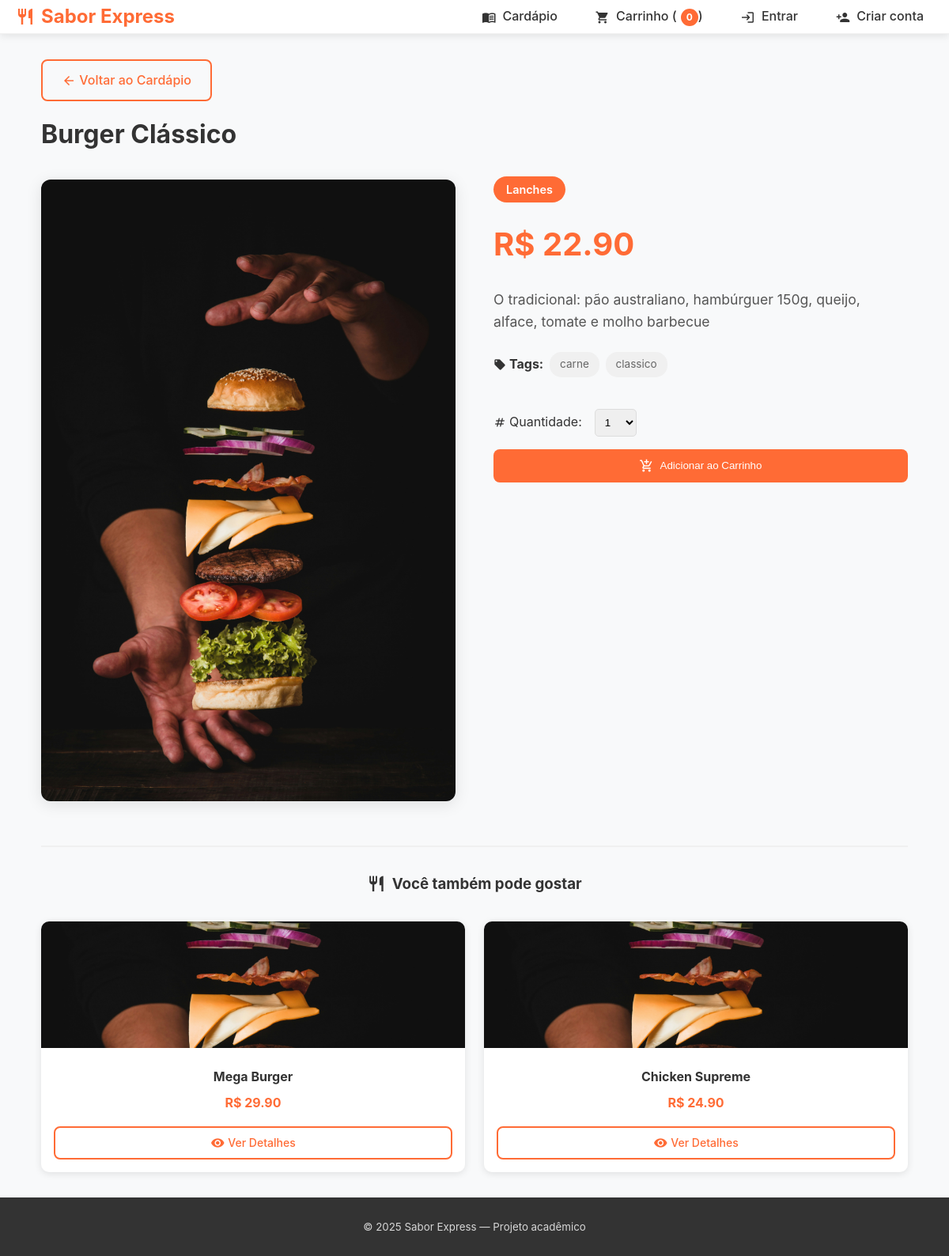
The page /produto/3 on the database its author committed.
### models.py (models this page shows, shortened)
class Produto(db.Model):
    id = db.Column(db.Integer, primary_key=True)
    nome = db.Column(db.String(100), nullable=False)
    descricao = db.Column(db.Text)
    preco = db.Column(db.Float, nullable=False)
    imagem = db.Column(db.String(200))
    categoria_id = db.Column(db.Integer, db.ForeignKey('categoria.id'), nullable=False)
    destaque = db.Column(db.Boolean, default=False)
    tags = db.Column(db.String(200))
    ativo = db.Column(db.Boolean, default=True)
    categoria = db.relationship('Categoria', backref=db.backref('produtos', lazy=True))

class Categoria(db.Model):
    id = db.Column(db.Integer, primary_key=True)
    nome = db.Column(db.String(50), unique=True, nullable=False)
    descricao = db.Column(db.String(200))

### routes/main.py (the view)
@main_bp.route('/produto/<int:produto_id>')
def produto_detalhe(produto_id):
    produto = Produto.query.get_or_404(produto_id)
    relacionados = Produto.query.filter(
        Produto.categoria_id == produto.categoria_id,
        Produto.id != produto.id,
        Produto.ativo == True
    ).limit(4).all()
    return render_template('produto_detalhe.html',
                         produto=produto,
                         relacionados=relacionados)

### templates/produto_detalhe.html (shortened to what this page needs)
{% extends "base.html" %}
{% block content %}
<div class="produto-detalhe-container">
    <div class="produto-header">
        <a href="{{ url_for('main.cardapio') }}" class="btn btn-outline">
            <span class="material-icons">arrow_back</span> Voltar ao Cardápio
        </a>
        <h1>{{ produto.nome }}</h1>
    </div>
    <div class="produto-content">
        <div class="produto-imagem">
            <img src="{{ url_for('static', filename='img/produtos/' + produto.imagem) }}"
                 alt="{{ produto.nome }}"
                 onerror="this.src='{{ url_for('static', filename='img/produtos/default.jpg') }}'">
        </div>
        <div class="produto-info">
            <div class="produto-categoria">
                <span class="categoria-badge">{{ produto.categoria.nome }}</span>
            </div>
            <h2 class="produto-preco">R$ {{ "%.2f"|format(produto.preco) }}</h2>
            <div class="produto-descricao">
                <p>{{ produto.descricao }}</p>
            </div>
            {% if produto.tags %}
            <div class="produto-tags">
                <strong><span class="material-icons">local_offer</span> Tags:</strong>
                {% for tag in produto.tags.split(',') %}
                <span class="tag">{{ tag.strip() }}</span>
                {% endfor %}
            </div>
            {% endif %}
            <form action="{{ url_for('main.adicionar_carrinho', produto_id=produto.id) }}" method="GET" class="produto-actions">
                <div class="quantidade-selector">
                    <label for="quantidade">
                        <span class="material-icons">numbers</span> Quantidade:
                    </label>
                    <select name="quantidade" id="quantidade">
                        {% for i in range(1, 11) %}
                        <option value="{{ i }}">{{ i }}</option>
                        {% endfor %}
                    </select>
                </div>
                <button type="submit" class="btn btn-primary btn-lg">
                    <span class="material-icons">add_shopping_cart</span> Adicionar ao Carrinho
                </button>
            </form>
        </div>
    </div>
    {% if relacionados %}
    <div class="produtos-relacionados">
        <h3><span class="material-icons">restaurant</span> Você também pode gostar</h3>
        <div class="relacionados-grid">
            {% for rel in relacionados %}
            <div class="produto-card-relacionado">
                <img src="{{ url_for('static', filename='img/produtos/' + rel.imagem) }}"
                     alt="{{ rel.nome }}"
                     onerror="this.src='{{ url_for('static', filename='img/produtos/default.jpg') }}'">
                <div class="produto-info-relacionado">
                    <h4>{{ rel.nome }}</h4>
                    <p class="preco">R$ {{ "%.2f"|format(rel.preco) }}</p>
                    <a href="{{ url_for('main.produto_detalhe', produto_id=rel.id) }}" class="btn btn-outline btn-sm">
                        <span class="material-icons">visibility</span> Ver Detalhes
                    </a>
                </div>
            </div>
            {% endfor %}
        </div>
    </div>
    {% endif %}
</div>
{% endblock %}

### static/css/site.css (style rules this page uses)
:root { --primary-color: #ff6b35; --primary-dark: #e55a2b; --primary-light: #ff8c5a; --secondary-color: #333333; --secondary-light: #555555; --accent-color: #4a90e2; --text-color: #333333; --text-light: #666666; --text-lighter: #888888; --bg-white: #ffffff; --bg-light: #f8f9fa; --bg-lighter: #f0f2f5; --border-color: #e0e0e0; --border-light: #f0f0f0; --success-color: #28a745; --success-light: #d4edda; --error-color: #dc3545; --error-light: #f8d7da; --warning-color: #ffc107; --border-radius: 8px; --border-radius-sm: 4px; --border-radius-lg: 12px; --shadow: 0 2px 10px rgba(0, 0, 0, 0.1); --shadow-md: 0 4px 15px rgba(0, 0, 0, 0.1); --shadow-lg: 0 8px 25px rgba(0, 0, 0, 0.15); --transition: all 0.3s ease; }
* { margin: 0; padding: 0; box-sizing: border-box; }
body { font-family: 'Inter', -apple-system, BlinkMacSystemFont, 'Segoe UI', Roboto, Oxygen, Ubuntu, Cantarell, sans-serif; line-height: 1.6; color: var(--text-color); background-color: var(--bg-light); min-height: 100vh; display: flex; flex-direction: column; }
.btn { display: inline-block; padding: 0.75rem 1.5rem; background: var(--primary-color); color: white; border: none; border-radius: var(--border-radius); font-weight: 500; text-decoration: none; cursor: pointer; transition: var(--transition); text-align: center; }
.btn-primary { background: var(--primary-color); }
.btn-outline { background: transparent; border: 2px solid var(--primary-color); color: var(--primary-color); }
.btn-sm { padding: 0.5rem 1rem; font-size: 0.875rem; }
.material-icons { font-size: inherit; vertical-align: middle; }
h1 .material-icons, h2 .material-icons, h3 .material-icons { font-size: 1.25em; }
.btn .material-icons { font-size: 1.125rem; }

### templates/produto_detalhe.html (style rules this page uses)
.produto-detalhe-container { max-width: 1200px; margin: 0 auto; padding: 2rem; }
.produto-header { margin-bottom: 2rem; }
.produto-header h1 { color: #333; margin-top: 1rem; }
.produto-content { display: grid; grid-template-columns: 1fr 1fr; gap: 3rem; margin-bottom: 3rem; }
.produto-imagem img { width: 100%; border-radius: 12px; box-shadow: 0 4px 20px rgba(0,0,0,0.1); }
.produto-info { display: flex; flex-direction: column; gap: 1.5rem; }
.categoria-badge { background: #ff6b35; color: white; padding: 0.5rem 1rem; border-radius: 20px; font-size: 0.9rem; font-weight: 600; }
.produto-preco { font-size: 2.5rem; color: #ff6b35; font-weight: 700; margin: 0; }
.produto-descricao { font-size: 1.1rem; line-height: 1.6; color: #555; }
.produto-tags { display: flex; flex-wrap: wrap; gap: 0.5rem; align-items: center; }
.produto-tags strong { display: flex; align-items: center; gap: 0.25rem; }
.tag { background: #f0f0f0; padding: 0.3rem 0.8rem; border-radius: 15px; font-size: 0.85rem; color: #666; }
.quantidade-selector { display: flex; align-items: center; gap: 1rem; }
.quantidade-selector label { display: flex; align-items: center; gap: 0.25rem; }
.quantidade-selector select { padding: 0.5rem; border: 1px solid #ddd; border-radius: 5px; }
.produto-actions { display: flex; flex-direction: column; gap: 1rem; margin-top: 1rem; }
.produto-actions .btn { display: flex; align-items: center; justify-content: center; gap: 0.5rem; }
.produtos-relacionados { border-top: 2px solid #f0f0f0; padding-top: 2rem; }
.produtos-relacionados h3 { text-align: center; margin-bottom: 2rem; color: #333; display: flex; align-items: center; justify-content: center; gap: 0.5rem; }
.relacionados-grid { display: grid; grid-template-columns: repeat(auto-fit, minmax(250px, 1fr)); gap: 1.5rem; }
.produto-card-relacionado { background: white; border-radius: 10px; overflow: hidden; box-shadow: 0 2px 10px rgba(0,0,0,0.1); transition: transform 0.3s ease; }
.produto-card-relacionado img { width: 100%; height: 160px; object-fit: cover; }
.produto-info-relacionado { padding: 1rem; text-align: center; }
.produto-info-relacionado h4 { margin: 0 0 0.5rem 0; color: #333; }
.preco { font-weight: 700; color: #ff6b35; margin-bottom: 1rem; }
.produto-info-relacionado .btn { display: flex; align-items: center; justify-content: center; gap: 0.25rem; }

### rows shown on the page
Produto: nome "Burger Clássico", imagem (placeholder picture), preco "22.90", descricao "O tradicional: pão australiano, hambúrguer 150g, queijo, alface, tomate e molho barbecue"
Categoria: categoria.nome "Lanches"
Produto: nome "Mega Burger", preco "29.90"
Produto: nome "Chicken Supreme", preco "24.90"

### other values the page prints
{{ tag.strip() }} "carne" "classico"
{{ current_year if current_year is defined else 2025 }} "2025"
form field quantidade "1"
